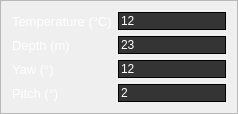
             <widget class="QFrame" name="cpanel_frame_sensors">
              <property name="styleSheet">
               <string notr="true">QFrame#cpanel_frame_sensors {
background-color: rgba(34,34,34,255);
border-radius: 20px;
}
QLineEdit{
background-color: rgba(52,52,52,255);
border: 1px solid black;
color: White;
}

QLabel{
color: White;
font-size: 13px;
}</string>
              </property>
              <property name="frameShape">
               <enum>QFrame::StyledPanel</enum>
              </property>
              <property name="frameShadow">
               <enum>QFrame::Raised</enum>
              </property>
              <layout class="QVBoxLayout" name="verticalLayout_21">
               <property name="bottomMargin">
                <number>11</number>
               </property>
               <item>
                <layout class="QGridLayout" name="gridLayout_5">
                 <item row="2" column="1">
                  <widget class="QLineEdit" name="cpanel_ledit_yaw">
                   <property name="styleSheet">
                    <string notr="true"/>
                   </property>
                   <property name="text">
                    <string>12</string>
                   </property>
                   <property name="readOnly">
                    <bool>true</bool>
                   </property>
                  </widget>
                 </item>
                 <item row="1" column="1">
                  <widget class="QLineEdit" name="cpanel_ledit_depth">
                   <property name="styleSheet">
                    <string notr="true"/>
                   </property>
                   <property name="text">
                    <string>23</string>
                   </property>
                   <property name="readOnly">
                    <bool>true</bool>
                   </property>
                  </widget>
                 </item>
                 <item row="0" column="0">
                  <widget class="QLabel" name="cpanel_label_temperature">
                   <property name="sizePolicy">
                    <sizepolicy hsizetype="Fixed" vsizetype="Ignored">
                     <horstretch>0</horstretch>
                     <verstretch>0</verstretch>
                    </sizepolicy>
                   </property>
                   <property name="styleSheet">
                    <string notr="true"/>
                   </property>
                   <property name="text">
                    <string>Temperature (°C)</string>
                   </property>
                  </widget>
                 </item>
                 <item row="0" column="1">
                  <widget class="QLineEdit" name="cpanel_ledit_temperature">
                   <property name="sizePolicy">
                    <sizepolicy hsizetype="Expanding" vsizetype="Fixed">
                     <horstretch>0</horstretch>
                     <verstretch>0</verstretch>
                    </sizepolicy>
                   </property>
                   <property name="styleSheet">
                    <string notr="true"/>
                   </property>
                   <property name="text">
                    <string>12</string>
                   </property>
                   <property name="readOnly">
                    <bool>true</bool>
                   </property>
                  </widget>
                 </item>
                 <item row="3" column="1">
                  <widget class="QLineEdit" name="cpanel_ledit_pitch">
                   <property name="styleSheet">
                    <string notr="true"/>
                   </property>
                   <property name="text">
                    <string>2</string>
                   </property>
                   <property name="readOnly">
                    <bool>true</bool>
                   </property>
                  </widget>
                 </item>
                 <item row="1" column="0">
                  <widget class="QLabel" name="cpanel_label_depth">
                   <property name="sizePolicy">
                    <sizepolicy hsizetype="Fixed" vsizetype="Ignored">
                     <horstretch>0</horstretch>
                     <verstretch>0</verstretch>
                    </sizepolicy>
                   </property>
                   <property name="styleSheet">
                    <string notr="true"/>
                   </property>
                   <property name="text">
                    <string>Depth (m)</string>
                   </property>
                  </widget>
                 </item>
                 <item row="2" column="0">
                  <widget class="QLabel" name="cpanel_label_yaw_2">
                   <property name="sizePolicy">
                    <sizepolicy hsizetype="Fixed" vsizetype="Ignored">
                     <horstretch>0</horstretch>
                     <verstretch>0</verstretch>
                    </sizepolicy>
                   </property>
                   <property name="styleSheet">
                    <string notr="true"/>
                   </property>
                   <property name="text">
                    <string>Yaw (°)</string>
                   </property>
                  </widget>
                 </item>
                 <item row="3" column="0">
                  <widget class="QLabel" name="cpanel_label_depth_pitch">
                   <property name="sizePolicy">
                    <sizepolicy hsizetype="Fixed" vsizetype="Ignored">
                     <horstretch>0</horstretch>
                     <verstretch>0</verstretch>
                    </sizepolicy>
                   </property>
                   <property name="styleSheet">
                    <string notr="true"/>
                   </property>
                   <property name="text">
                    <string>Pitch (°)</string>
                   </property>
                  </widget>
                 </item>
                </layout>
               </item>
              </layout>
             </widget>
